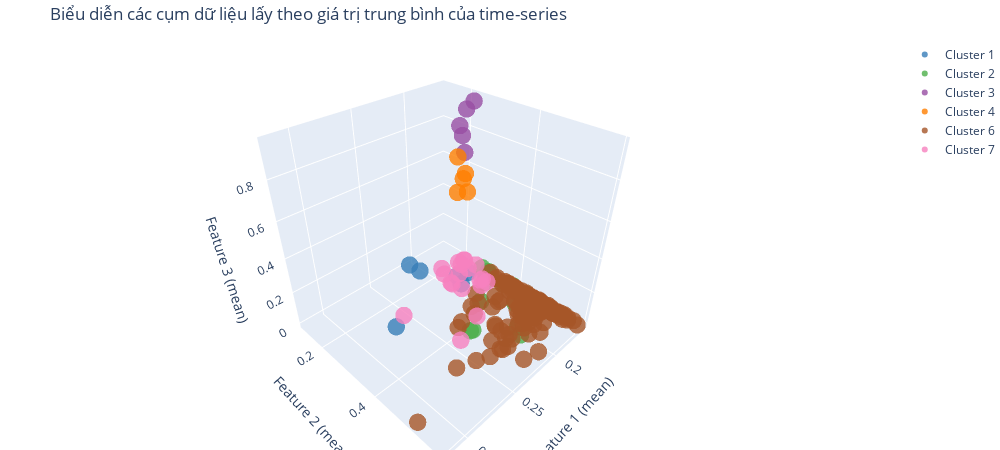

The notebook cell this image was saved under:
### Code cell
colors = px.colors.qualitative.Set1
fig = go.Figure()

for i in range(k):
    cluster_points = x_mean[labels == i]
    
    fig.add_trace(go.Scatter3d(
        x=cluster_points[:, 0],
        y=cluster_points[:, 1],
        z=cluster_points[:, 2],
        mode='markers',
        marker=dict(size=6, color=colors[i % len(colors)], opacity=0.8),
        name=f'Cluster {i}'
    ))

fig.update_layout(
    title=f'Biểu diễn các cụm dữ liệu lấy theo giá trị trung bình của time-series',
    scene=dict(
        xaxis_title='Feature 1 (mean)',
        yaxis_title='Feature 2 (mean)',
        zaxis_title='Feature 3 (mean)',
    ),
    margin=dict(l=0, r=0, b=0, t=40),
    width=1000,  # Tăng chiều rộng
    height=450   # Tăng chiều cao
)
fig.show()

### Figure 1 — Plotly figure (JSON) as saved in the notebook; plotly's stock layout.template omitted (floating-point values rounded to 4 significant figures; data arrays with more than 128 entries replaced by an {"elided": "..."} marker saying what was removed)
{"data": [{"marker": {"color": "rgb(228,26,28)", "opacity": 0.8, "size": 6}, "mode": "markers", "name": "Cluster 0", "type": "scatter3d", "x": [], "y": [], "z": []}, {"marker": {"color": "rgb(55,126,184)", "opacity": 0.8, "size": 6}, "mode": "markers", "name": "Cluster 1", "type": "scatter3d", "x": [0.2694, 0.1765, 0.1875, 0.1713, 0.1929, 0.2065, 0.2072], "y": [0.2825, 0.2618, 0.2507, 0.313, 0.2819, 0.1612, 0.1198], "z": [2.061e-07, 7.697e-08, 2.417e-07, 1.179e-07, 1.456e-07, 1.232e-07, 5.453e-08]}, {"marker": {"color": "rgb(77,175,74)", "opacity": 0.8, "size": 6}, "mode": "markers", "name": "Cluster 2", "type": "scatter3d", "x": [0.1668, 0.1622, 0.1767, 0.1823, 0.2285, 0.1657, 0.1646, 0.2304, 0.1797, 0.166, 0.1626, 0.164, 0.1626, 0.163, 0.1981, 0.2003, 0.1629, 0.1635, 0.1632, 0.1631, 0.2057], "y": [0.3645, 0.2754, 0.3229, 0.5016, 0.4228, 0.4519, 0.4258, 0.4201, 0.4356, 0.4114, 0.2984, 0.3063, 0.3873, 0.4338, 0.3667, 0.4931, 0.4837, 0.4707, 0.483, 0.4456, 0.515], "z": [8.108e-08, 2.864e-07, 1.544e-07, 2.082e-07, 2.229e-07, 1.527e-07, 2.156e-07, 1.472e-07, 2.634e-07, 2.88e-07, 2.371e-07, 1.504e-07, 1.782e-07, 1.566e-07, 1.854e-07, 1.27e-07, 6.682e-08, 9.148e-08, 9.971e-08, 1.031e-07, 9.511e-08]}, {"marker": {"color": "rgb(152,78,163)", "opacity": 0.8, "size": 6}, "mode": "markers", "name": "Cluster 3", "type": "scatter3d", "x": [0.1651, 0.1651, 0.165, 0.1651, 0.1654], "y": [0.2049, 0.1958, 0.1858, 0.2074, 0.231], "z": [0.6745, 0.7605, 0.8061, 0.9027, 0.9538]}, {"marker": {"color": "rgb(255,127,0)", "opacity": 0.8, "size": 6}, "mode": "markers", "name": "Cluster 4", "type": "scatter3d", "x": [0.1651, 0.1651, 0.1651, 0.165, 0.1652], "y": [0.1824, 0.2179, 0.2022, 0.2089, 0.1814], "z": [0.4248, 0.4558, 0.5224, 0.5581, 0.634]}, {"marker": {"color": "rgb(255,255,51)", "opacity": 0.8, "size": 6}, "mode": "markers", "name": "Cluster 5", "type": "scatter3d", "x": [], "y": [], "z": []}, {"marker": {"color": "rgb(166,86,40)", "opacity": 0.8, "size": 6}, "mode": "markers", "name": "Cluster 6", "type": "scatter3d", "x": {"elided": "144 float values"}, "y": {"elided": "144 float values"}, "z": {"elided": "144 float values"}}, {"marker": {"color": "rgb(247,129,191)", "opacity": 0.8, "size": 6}, "mode": "markers", "name": "Cluster 7", "type": "scatter3d", "x": [0.1746, 0.1772, 0.1975, 0.1747, 0.1987, 0.1896, 0.1939, 0.1651, 0.1631, 0.1721, 0.1716, 0.2563, 0.1821, 0.1835, 0.1984, 0.1722, 0.2142, 0.2433, 0.1656], "y": [0.309, 0.3083, 0.2969, 0.3258, 0.2646, 0.197, 0.2199, 0.2152, 0.2541, 0.2494, 0.2102, 0.2655, 0.325, 0.2477, 0.2594, 0.2226, 0.3973, 0.4251, 0.2132], "z": [3.478e-07, 1.361e-07, 6.163e-08, 1.185e-07, 7.516e-08, 1.158e-07, 1.028e-07, 2.273e-07, 9.307e-08, 2.973e-07, 2.429e-07, 1.935e-07, 1.266e-07, 1.222e-07, 1.391e-07, 6.764e-08, 1.497e-07, 1.036e-07, 1.225e-07]}], "layout": {"height": 450, "margin": {"b": 0, "l": 0, "r": 0, "t": 40}, "scene": {"xaxis": {"title": {"text": "Feature 1 (mean)"}}, "yaxis": {"title": {"text": "Feature 2 (mean)"}}, "zaxis": {"title": {"text": "Feature 3 (mean)"}}}, "title": {"text": "Biểu diễn các cụm dữ liệu lấy theo giá trị trung bình của time-series"}, "width": 1000}}
